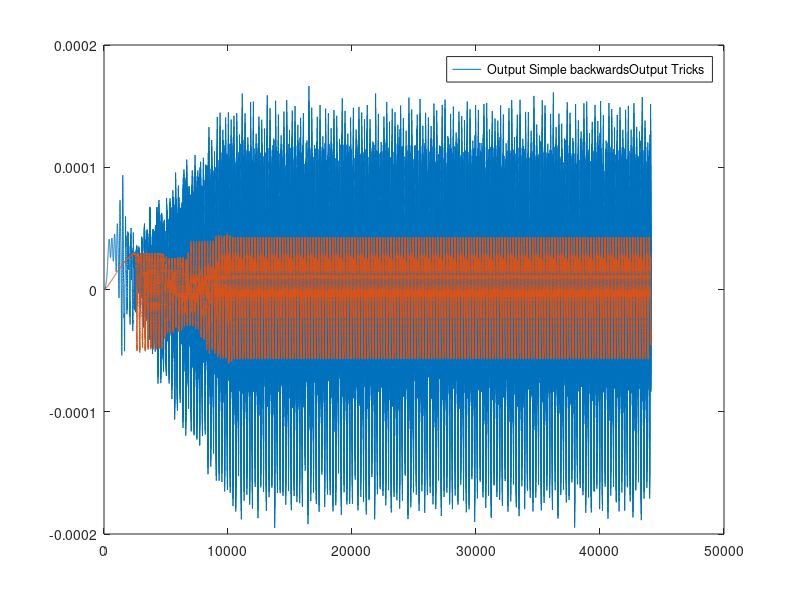

The MATLAB script that drew this image:
clear all;
close all;

fs = 44100;
L = 1;
c = 196*2;
BC = "Dir";
k = 1 / fs;     % Time step
h = c * k;      % Grid spacing
BP = 1/pi;      % Bowing Position
lambdaSq = (c * k / h)^2; % Courant number squared
N = floor(L / h) + 1; % Number of grid-points
N = N - 2;
%% Raised cosine input
cosWidth = round(N / 10);
raisedCos = 0.5 * (cos(pi:(2*pi)/cosWidth:3*pi) + 1);

%% Initialise state vectors
u = zeros(N, 1);
uPrev = u;
uNext = zeros(N, 1);

u2 = zeros(N, 1);
uPrev2 = u2;
uNext2 = zeros(N, 1);

%% Extra Settings
lengthSound = fs;
drawString = true;

%% Matrix Representation
Dxx = (sparse(2:N, 1:N-1, ones(1, N-1), N, N) + ...
    sparse(1:N, 1:N, -2 * ones(1, N), N, N) + ...
    sparse(1:N-1, 2:N, ones(1, N-1), N, N));
I = sparse(1:N, 1:N, ones(1, N), N, N);

uPrev = u;

B = 2 * I + lambdaSq * Dxx;
kappa = 0;
kOh = (kappa/h^2)^2;
gOh = (c/h)^2;
s0 = 0;
s1 = 0;
phi = (2 * s1)/(k * h^2);
bB = (sparse(3:N, 1:N-2, kOh * ones(1, N-2), N, N) + ...
                sparse(2:N, 1:N-1, (-4 * kOh - gOh - phi) * ones(1, N-1), N, N) + ...
                sparse(1:N, 1:N, (6*kOh + 2 * gOh - 2/k^2 + 2 * phi) * ones(1, N), N, N) + ...
                sparse(1:N-1, 2:N, (-4 * kOh - gOh - phi) * ones(1, N-1), N, N) + ...
                sparse(1:N-2, 3:N, kOh * ones(1, N-2), N, N));
bC = sparse(2:N, 1:N-1, phi * ones(1, N-1), N, N) + ...
                sparse(1:N, 1:N, (2/k^2 - 2 * phi) * ones(1, N), N, N) + ...
                sparse(1:N-1, 2:N, phi * ones(1, N-1), N, N);

VbInit = 0.2;
Fb = 50;
a = 100;

BM = sqrt(2 * a) * exp(1/2);

bp = floor(BP * N);
q2 = -VbInit;
% qPrev = -Vb;
qPrev = 0;
qPrev2 = 0;
I = zeros(N,1);
I(bp) = 1;
rampVal = 10000;
out = zeros(lengthSound, 1);
J = 1/h * I;

qPrev = 0;
tol = 1e-7;

for n = 1 : lengthSound
    if n < rampVal
        Vb = VbInit * n / rampVal;
    else
        Vb = VbInit;
    end
    
    % Newton-Raphson
    b = 2/k * Vb + 2 * s0 * Vb + I' * bB * u + I' * bC * uPrev;
    eps = 1;
    i = 0;
    while eps>tol
        q=qPrev-(Fb*BM*qPrev*exp(-a*qPrev^2)+2*qPrev/k+2*s0*qPrev+b)/...
         (Fb*BM*(1-2*a*qPrev^2)*exp(-a*qPrev^2)+2/k+2*s0);
        eps = abs(q-qPrev);
        qPrev = q;
        i = i + 1;
        if i > 10000
            disp('Nope');
        end
    end
    qSave(n) = q;
    
%     q = 2 / k * (u(bp) - uPrev(bp)) - qPrev - 2 * Vb;
    %% simple backwards
%     q = (u2(bp) - uPrev2(bp)) / k - Vb;
    
    excitation = k^2 * J * Fb * sqrt(2 * a) * q * exp(-a*q^2 + 1/2);
    uNext = B * u - uPrev - excitation;

    
    q2 = 2 / k * (u2(bp) - uPrev2(bp)) - qPrev2 - 2 * Vb;

    Bm = Fb * (sqrt(2 * a) * exp(-a * q2^2 + 1/2)) / h;
    uNext2 = (B * u2 - uPrev2 + I * Bm * k .* uPrev2 + I * k^2 * Bm * Vb)  ./ (I * k * Bm + 1);

    if mod(n,100) == 0 && drawString == false %&& n > 10000
        subplot(2,1,1);
        plot(u);
        subplot(2,1,2);
        plot(u2);
        drawnow;
    end
    
    qPrev = q;
    uPrev = u;
    u = uNext;
    
    qPrev2 = q2;
    uPrev2 = u2;
    u2 = uNext2;
    out(n) = u(floor(2*N / 3));
    out2(n) = u2(floor(2*N / 3));
end

% totEnergy = kinEnergy + potEnergy;
% totEnergy = (totEnergy-totEnergy(1))/totEnergy(1);
% maxTotEnergy = max(totEnergy) - min(totEnergy);
% % plot (totEnergy);
plot(out); 
hold on;
plot(out2)
legend(["Output Simple backwards","Output Tricks"])